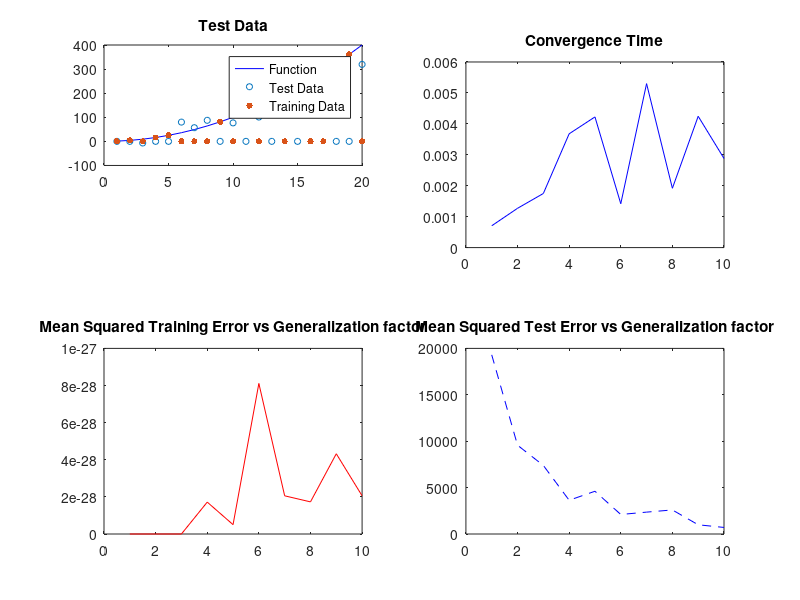

MATLAB code for this plot:
%ENPM 808F Discrete CMAC
% By : Yash Manian
clear all
%%
% Variables 
%Given data
Input=1:1:20;
Output = transpose(Input.^2);
GenFactor = 10;

% Data points

 TrainingData=[1;2;4;5;9;11;13;15;18;19];
 TestData = sort(setdiff(Input,TrainingData))';
 [TrainingRow,TrainingColumn]=size(TrainingData);

%CMAC variables
[OutputRow,OutputColumn] = size(Output);
W_Dimension=OutputRow+(GenFactor);
Weights=zeros(W_Dimension,1);
Output_Des=zeros(OutputRow,1);
Output_Des_test=zeros(OutputRow,1);
Error_1 = 0;
Error_2 = 0;
StopVal = 0;
Error_Test = 0;
Training_Output = zeros(OutputRow,1);
Test_Output = zeros(OutputRow,1);
Time=zeros(10,1);

% Error variables
MeanSquaredError_Test = zeros(10,1);
MeanSquaredError_Training = zeros(10,1);
%%

 for GenFactor = 1:1:10
    
tic

%%
% Training Weights
%   for i=1:1:100
while(1)
    for i=1:1:TrainingRow
        Index = TrainingData(i);
        Input_Current = Input(Index);
        Training_Output(Index) = Output(Index);
        Output_Current= Output(Index);
        W_Current = Weights(Index:Index+GenFactor-1);
        Error_Current = (Output_Current - sum(W_Current));
        W_Value = Error_Current/GenFactor;
        
        for j=Index:1:Index+GenFactor-1
            Weights(j)= Weights(j) + W_Value;
        end
        
        Output_Des(Index)=sum(Weights(Index:Index+GenFactor-1));
        Error_1=(Error_1+Error_Current)/Output_Current;
    end
    if abs(Error_1) <= 0.01
            break;
    end
end

%%
% Timing
toc
Time(GenFactor) = toc;

%%
% Running on Test Data
for k=1:1:TrainingRow
    Index_Test = TestData(k);
    IC_Test = Input(Index_Test);
    OC_Test = Output(Index_Test);
    Test_Output(Index_Test) = Output(Index_Test);
    Output_Des_test(Index_Test)=sum(Weights(Index_Test:Index_Test+GenFactor-1));
end

%%
% Error
Error_Training = Training_Output-Output_Des; % Training Error Array
Error_Test = Test_Output-Output_Des_test;  % Test Error


MeanSquaredError_Training(GenFactor) = immse(Training_Output,Output_Des); % Mean Squared Training Error 
MeanSquaredError_Test(GenFactor) = immse(Test_Output,Output_Des_test); % Mean Squared Test Error
end
%%

% Plotting Results
subplot(3,2,1)
plot(Input,Output,'-b')
title('Training Data')
hold on
scatter(Input,Output_Des_test,20)
scatter(Input,Output_Des,20,'Filled')
legend('Function','Test Data','Training Data')
title('Test Data')
hold off

% Plotting Error
subplot(2,2,3)
plot(1:1:10,MeanSquaredError_Training,'-r')
title('Mean Squared Training Error vs Generalization factor')
subplot(2,2,4)
plot(1:1:10,MeanSquaredError_Test,'--b')
title('Mean Squared Test Error vs Generalization factor')

% Plotting Convergence Time
subplot(2,2,2)
plot(1:1:10,Time,'-b')
title('Convergence Time')
